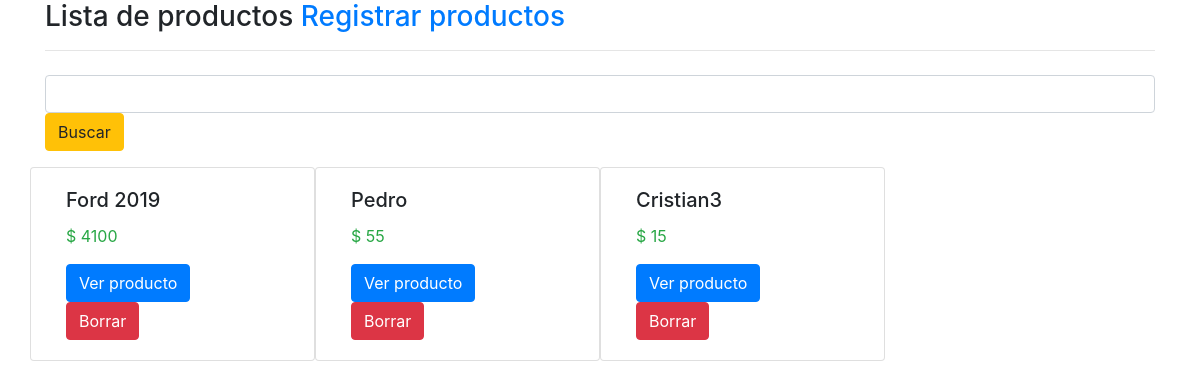
Page /modulo_2/10_registro_datos/lista_cartas.php on the earlier database version.
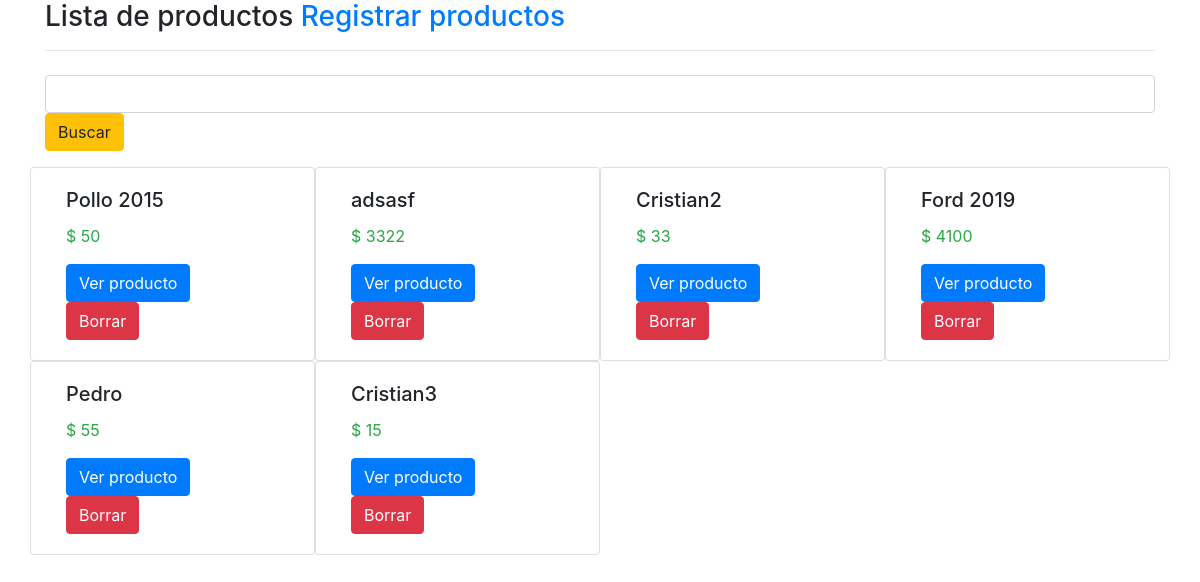
Same page on the later database version.
### tables this page shows
CREATE TABLE `cartas` (
  `id` bigint(20) UNSIGNED NOT NULL,
  `name` varchar(100) NOT NULL,
  `link` varchar(200) NOT NULL,
  `price` float NOT NULL,
  `activo` tinyint(1) DEFAULT '1',
  `created_by` bigint(20) NOT NULL DEFAULT '0',
  `created_at` timestamp NOT NULL DEFAULT CURRENT_TIMESTAMP
);

### modulo_2/10_registro_datos/lista_cartas.php (called while the page is built, shortened)
<?php
require_once 'conexion.php';
$sql = "SELECT id, name, link, price FROM cartas WHERE activo = 1 ORDER BY id DESC";
$datos = $conexion->query($sql)->fetchAll();
require_once 'vistas/lista_cartas.html.php';

### modulo_2/10_registro_datos/vistas/lista_cartas.html.php (the view, shortened to what this page needs)
<!DOCTYPE html>
<html lang="es">
<head>
    <link rel="stylesheet" href="css/bootstrap.css">
</head>
<body>
    <div class="container">
        <div class="row">
            <h3 class="col-md-12">
                Lista de productos
                <a href="registro_cartas.php">Registrar productos</a>
                <hr>
            </h3>
            <form class="col-md-12 mb-3">
                <input type="search" name="busqueda" class="form-control">
                <button type="submit" name="buscar" class="btn btn-warning">Buscar</button>
            </form>
            <?php
                foreach($datos as $dato) {
                    echo '<div class="card col-md-3">
                            <img src="'.$dato->link.'" alt="" class="card-img-top">
                            <div class="card-body">
                                <h5 class="card-title">'. $dato->name .'</h5>
                                <p class="card-text text-success">$ '.$dato->price.'</p>
                                <a href="ver_carta.php?id='.$dato->id.'" class="btn btn-primary">Ver producto</a>
                                <form method="post" action="borrar_carta.php">
                                    <input type="hidden" name="id" value="'.$dato->id.'">
                                    <button class="btn btn-danger" name="borrar">Borrar</button>
                                </form>
                            </div>
                        </div>';
                }
            ?>
        </div>
    </div>
</body>
</html>

Differences in the rows shown:
added cartas: name "Pollo 2015", price "50"
added cartas: name "adsasf", price "3322"
added cartas: name "Cristian2", price "33"
